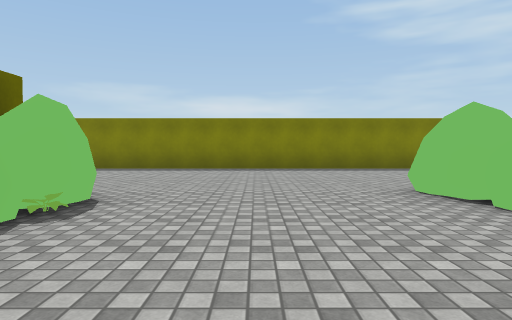
[1] (above)

24 first-person views from a walk through a 3-D level made in the Unity game engine. The camera is 1.2 m above the floor, tilts 2° down and sees 75° across. The floor is counted in squares, 2 m on a side. Each view is taken from the middle of a square. On the plan, view 1 faces up. The plan holds only what a view shows up to about 10 squares ahead; the rest is blank. The place goes on beyond the plan. The player character is not drawn. Some surface patterns are stand-ins.

[2]
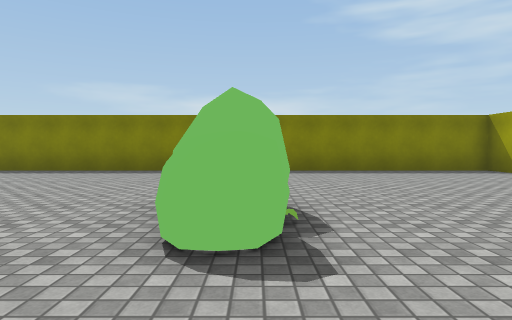

[3]
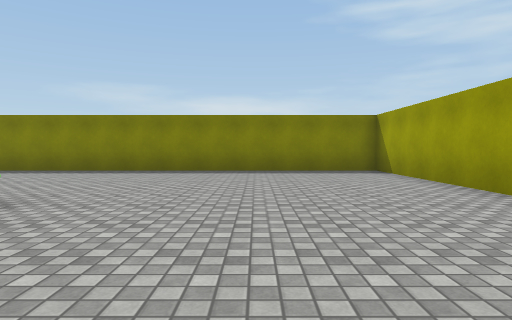

[4]
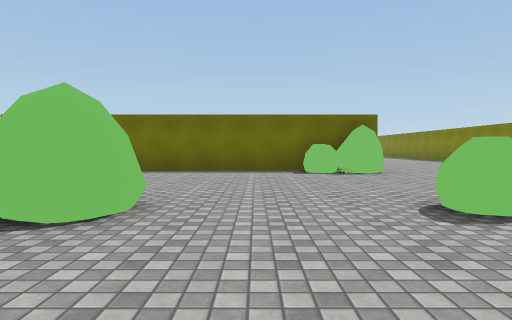

[5]
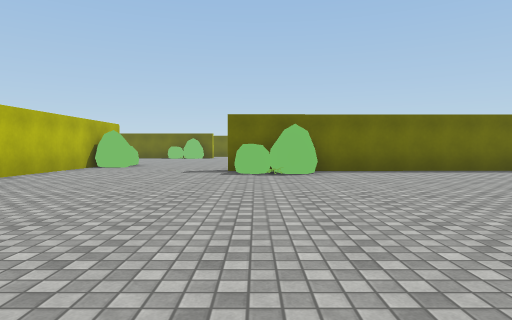

[6]
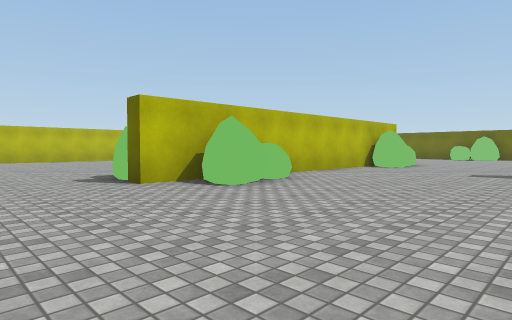

[7]
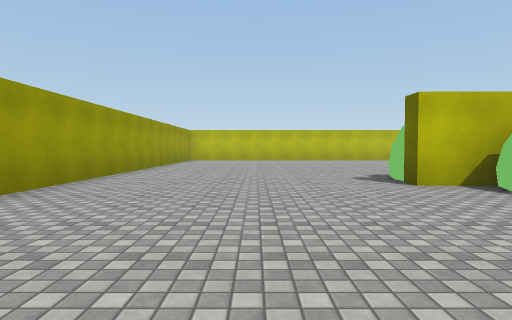

[8]
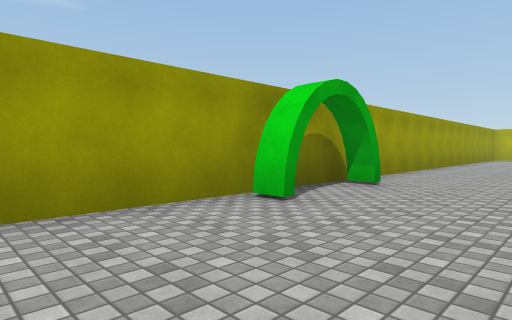

[9]
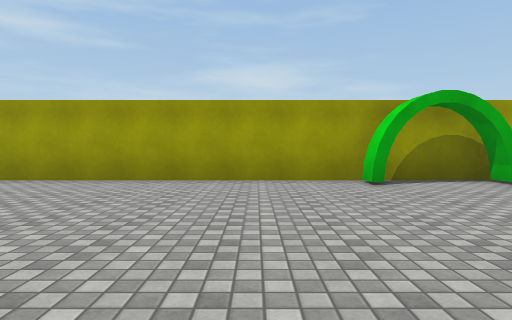

[10]
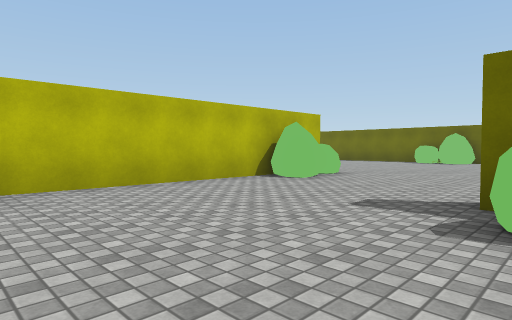

[11]
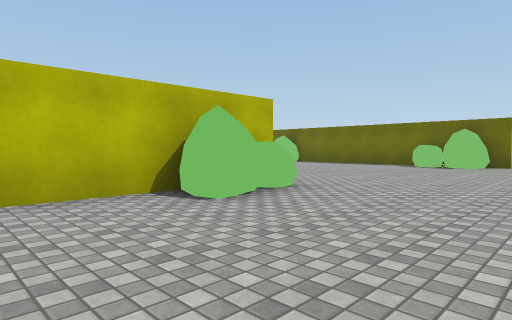

[12]
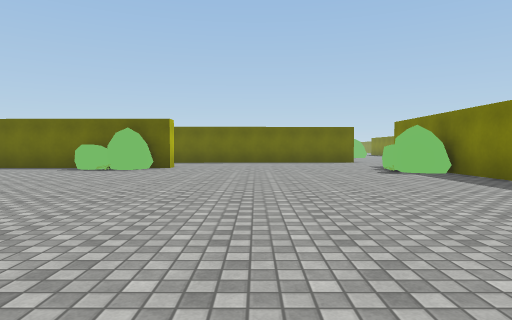

[13]
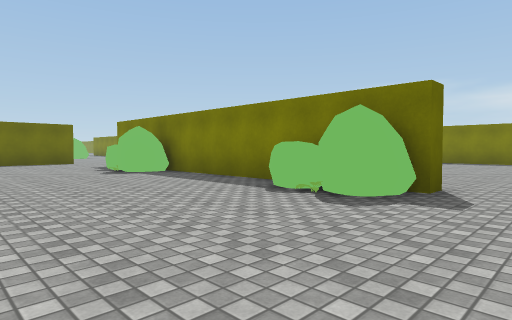

[14]
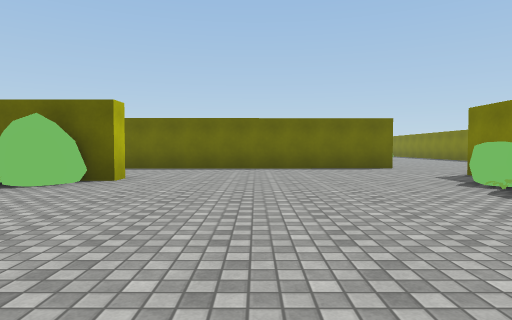

[15]
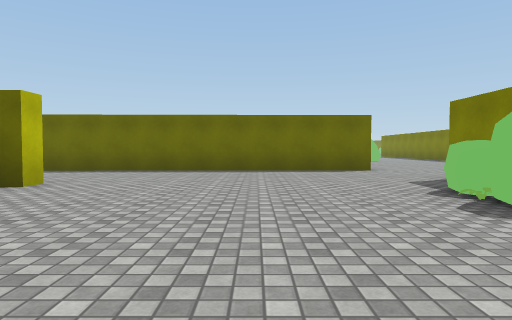

[16]
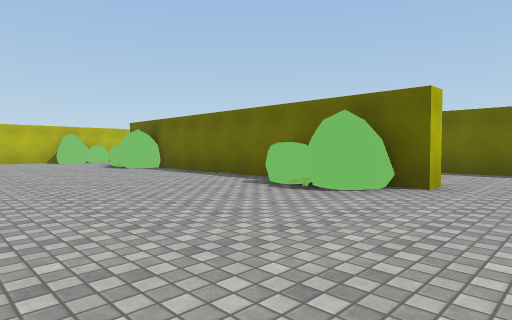

[17]
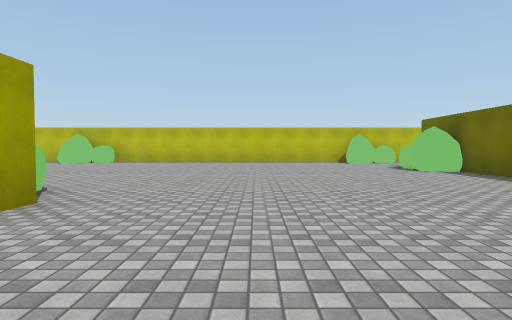

[18]
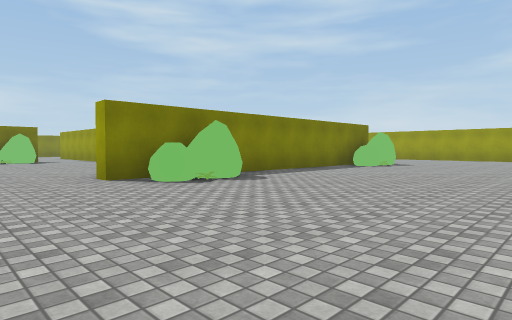

[19]
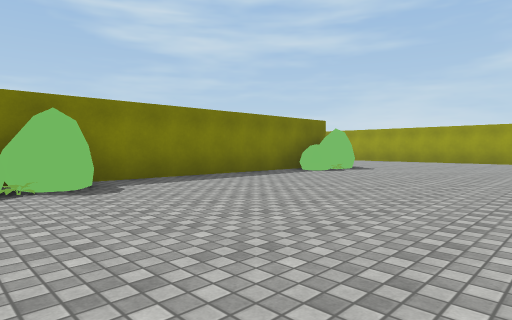

[20]
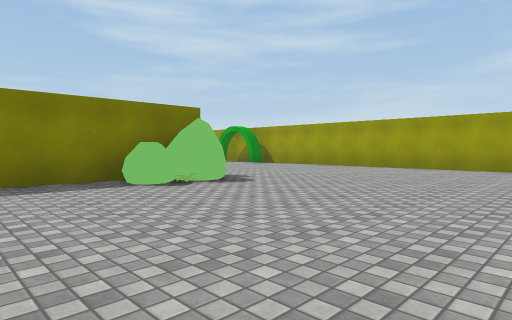

[21]
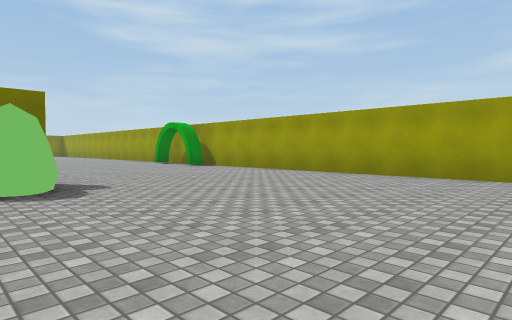

[22]
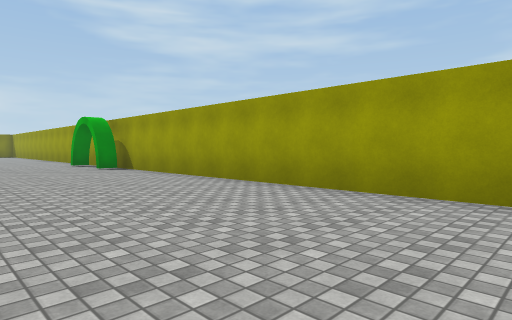

[23]
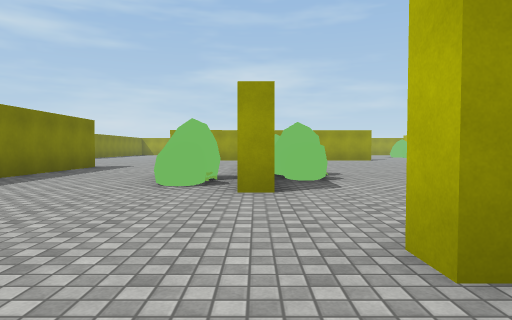

[24]
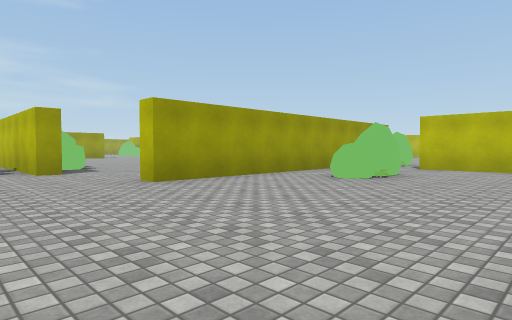

### Floor plan
Points are (right, up) in squares from view 1. A wall is a line through its corners. A room is listed if a view was taken in it or the views show most of it. See-through windows are left out.
Room 1 (views 1, 2, 3, 4, 5, 6, 7, 8, 9, 10, 11, 12, 13, 14, 15, 16, 17, 18, 19, 20, 21, 22, 23, 24)
walls: (-5.5, 0.4) (-5.5, -0.2) (-12.6, -0.2); (-14.1, -0.2) (-15.5, -0.2) (-15.5, 0.2) (-11.6, 0.2); (-2.9, 3.5) (-2.8, -5.8); (-5.7, -10.7) (-6.6, -10.6) (-6.6, -10.1) (-6, -10.1); (-3.5, -10.2) (0.4, -10.3); (-10, 5.2) (-13.2, 5.2); (-14.8, -7.6) (-14.2, -7.6) (-14.2, -15.4); (-18.5, -6.7) (-18.5, -0.9) (-18, -0.9) (-17.9, -8.6); (2.5, -10.8) (-3.6, -10.7); (8.5, -5.4) (8.5, -4.9) (9, -4.9); (9, -7.3) (8.5, -7.3) (8.5, -7.2) (9, -7.2); (-22.8, -8) (-20.5, -8); (9.3, 5.1) (9.3, 10) (-5, 10); (9.3, -16.5) (9.3, 1.9)
ways out: opening at (-16, -9.7)
objects: other object (-21, -5) to (-20, -4); other object (-14, -9) to (-13, -9); other object (-14, -1) to (-12, -1); other object (-14, 1) to (-13, 2); other object (-7, -1) to (-6, -1); other object (-6, -12) to (-4, -11); other object (-5, -10) to (-5, -9); other object (-2, -5) to (-2, -4); other object (-2, 3) to (-2, 4); other object (1, -10) to (2, -9); other object (2, -12) to (3, -11); other object (2, 3) to (3, 4); other object (3, -2) to (3, -1)

Positions as (right, up) in squares from view 1, and headings:
1: (0, 0), facing up
2: (3, 1), facing up
3: (6, 1), facing up
4: (6, 1), facing left
5: (6, -5), facing left
6: (6, -5), facing down-left
7: (6, -5), facing down
8: (6, -2), facing down-right
9: (3, -3), facing right
10: (1, -5), facing down-left
11: (-2, -6), facing down-left
12: (-4, -5), facing left
13: (-4, -5), facing up-left
14: (-8, -5), facing left
15: (-9, -4), facing left
16: (-9, -6), facing down-left
17: (-9, -7), facing down
18: (-9, -17), facing up-right
19: (-6, -17), facing up-right
20: (-1, -17), facing up-right
21: (2, -17), facing up-right
22: (5, -17), facing up-right
23: (-20, 0), facing right
24: (-24, 2), facing down-right
